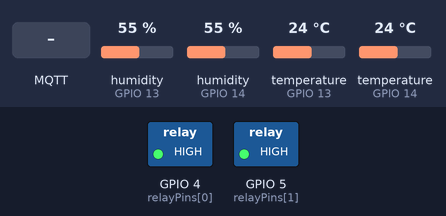
This sketch was run on a simulated ESP32. Parts: switched loads named in the sketch (green lamp = pin HIGH). The inputs (shaded band) are chosen by the test bench; at power-on: humidity (sensors on GPIO 13, GPIO 14) 55 %, temperature (sensors on GPIO 13, GPIO 14) 24 °C. WiFi joins after 1.5 s; servers stay silent unless stated; random numbers use the default seed unless the sketch sets one; no MQTT or app messages arrive unless stated; what the sketch prints to the serial monitor is not drawn.

Above: at 2.7 s.
2.8 s: MQTT message "ON" arrives on the first subscribed topic
At 3.4 s:
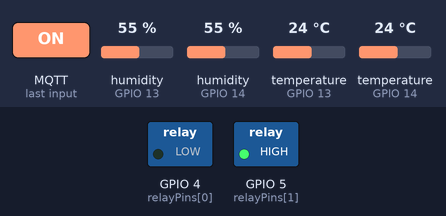
4.3 s: MQTT message "ON" arrives on the second subscribed topic
At 5.5 s:
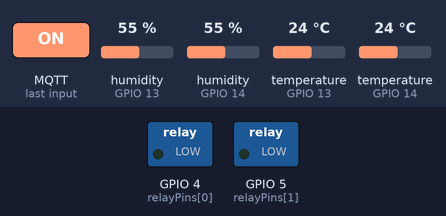
5.8 s: MQTT message "warehouse/all/auto" arrives on the first subscribed topic
At 6.9 s:
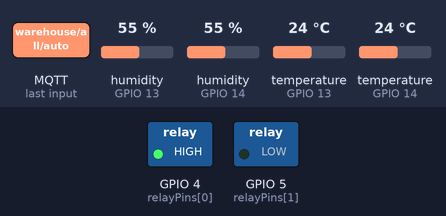
7.3 s: MQTT message "warehouse/all/auto" arrives on the second subscribed topic
At 8.1 s:
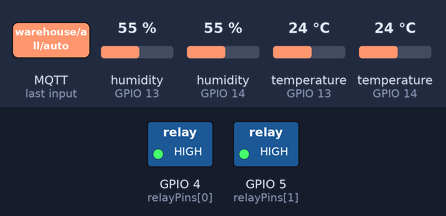
Timing chart, 0 to 9.8 s (numbered marks = the images above; inputs shaded):
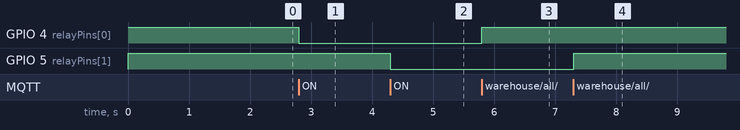

Measured:
- after the input at 2.8 s, GPIO 4 (relayPins[0]): HIGH → LOW at once
- after the input at 4.3 s, GPIO 5 (relayPins[1]): HIGH → LOW at once
- after the input at 5.8 s, GPIO 4 (relayPins[0]): LOW → HIGH at once
- after the input at 7.3 s, GPIO 5 (relayPins[1]): LOW → HIGH at once

The sketch:

esp-2.ino
```cpp
#include <WiFi.h>
#include <PubSubClient.h>
#include <DHT.h>

// ── PIN ТОДОРХОЙЛОЛТ ──
#define DHTPIN1  13
#define DHTPIN2  14
#define DHTTYPE  DHT11

DHT dht1(DHTPIN1, DHTTYPE);
DHT dht2(DHTPIN2, DHTTYPE);

// ── NETWORK ──
const char* ssid        = "TuMuR4K";
const char* password    = "dataavaach";
const char* mqtt_server = "broker.hivemq.com";

// ── RELAY / WAREHOUSE ──
const int relayPins[] = {4, 5};
const int wh_ids[]    = {3, 4};
const int numRelays   = 2;

// ── АВТО ЦИКЛ ТОХИРГОО ──
const unsigned long CYCLE_ON_MS  = 30UL * 60 * 1000;
const unsigned long CYCLE_OFF_MS =  5UL * 60 * 1000;

bool          autoCycleEnabled[2] = {false, false};
bool          cyclePhaseOn[2]     = {true,  true};
unsigned long cycleStartTime[2]   = {0, 0};

float lastTemp[2]     = {0, 0};
float lastHumidity[2] = {0, 0};

WiFiClient   espClient;
PubSubClient client(espClient);

// ──────────────────────────────────────────────
void setRelay(int i, bool on) {
  digitalWrite(relayPins[i], on ? LOW : HIGH);
}
bool getRelay(int i) {
  return digitalRead(relayPins[i]) == LOW;
}

void publishAutoStatus(int i) {
  if (!client.connected()) return;
  String base = "warehouse/" + String(wh_ids[i]);
  if (!autoCycleEnabled[i]) {
    client.publish((base + "/auto_status").c_str(), "MANUAL", true);
    return;
  }
  unsigned long elapsed = millis() - cycleStartTime[i];
  unsigned long limit   = cyclePhaseOn[i] ? CYCLE_ON_MS : CYCLE_OFF_MS;
  unsigned long remain  = elapsed < limit ? limit - elapsed : 0;
  char buf[32];
  snprintf(buf, sizeof(buf), "AUTO|%s|%lum%02lus",
    cyclePhaseOn[i] ? "ON" : "OFF",
    remain / 60000,
    (remain % 60000) / 1000
  );
  client.publish((base + "/auto_status").c_str(), buf, true);
}

void publishAllStatus() {
  client.publish("warehouse/system/esp2_status", "ONLINE", true);

  for (int i = 0; i < numRelays; i++) {
    String base = "warehouse/" + String(wh_ids[i]);
    client.publish((base + "/status").c_str(), getRelay(i) ? "ON" : "OFF", true);
    if (lastTemp[i] > 0) {
      client.publish((base + "/temp").c_str(),     String(lastTemp[i]).c_str(),     true);
      client.publish((base + "/humidity").c_str(), String(lastHumidity[i]).c_str(), true);
    }
    publishAutoStatus(i);
  }
}

void startAutoCycle(int i) {
  autoCycleEnabled[i] = true;
  cyclePhaseOn[i]     = true;
  cycleStartTime[i]   = millis();
  setRelay(i, true);
  if (client.connected()) {
    String base = "warehouse/" + String(wh_ids[i]);
    client.publish((base + "/status").c_str(), "ON", true);
    publishAutoStatus(i);
  }
  Serial.println("WH" + String(wh_ids[i]) + " AUTO START → 30min ON");
}

void stopAutoCycle(int i) {
  autoCycleEnabled[i] = false;
  if (client.connected()) publishAutoStatus(i);
  Serial.println("WH" + String(wh_ids[i]) + " AUTO STOP → MANUAL mode");
}

void handleAutoCycle(int i) {
  if (!autoCycleEnabled[i]) return;
  unsigned long elapsed = millis() - cycleStartTime[i];

  if (cyclePhaseOn[i] && elapsed >= CYCLE_ON_MS) {
    cyclePhaseOn[i]   = false;
    cycleStartTime[i] = millis();
    setRelay(i, false);
    Serial.println("WH" + String(wh_ids[i]) + " AUTO → OFF phase (5min rest)");
    if (client.connected()) {
      String base = "warehouse/" + String(wh_ids[i]);
      client.publish((base + "/status").c_str(), "OFF", true);
      publishAutoStatus(i);
    }
  } else if (!cyclePhaseOn[i] && elapsed >= CYCLE_OFF_MS) {
    cyclePhaseOn[i]   = true;
    cycleStartTime[i] = millis();
    setRelay(i, true);
    Serial.println("WH" + String(wh_ids[i]) + " AUTO → ON phase (30min)");
    if (client.connected()) {
      String base = "warehouse/" + String(wh_ids[i]);
      client.publish((base + "/status").c_str(), "ON", true);
      publishAutoStatus(i);
    }
  }
}

// ──────────────────────────────────────────────
void callback(char* topic, byte* payload, unsigned int length) {
  String message = "";
  for (unsigned int i = 0; i < length; i++) message += (char)payload[i];
  String topicStr = String(topic);
  Serial.println("[MQTT] " + topicStr + " → " + message);

  if (topicStr == "warehouse/all/auto") {
    for (int i = 0; i < numRelays; i++) {
      if (message == "ON") startAutoCycle(i);
      else                 stopAutoCycle(i);
    }
    return;
  }

  if (topicStr == "warehouse/all/control") {
    for (int i = 0; i < numRelays; i++) {
      if (autoCycleEnabled[i]) stopAutoCycle(i);
      setRelay(i, message == "ON");
    }
    publishAllStatus();
    return;
  }

  if (topicStr == "warehouse/system/request_update") {
    publishAllStatus();
    return;
  }

  for (int i = 0; i < numRelays; i++) {
    String base = "warehouse/" + String(wh_ids[i]);

    if (topicStr == base + "/auto") {
      if (message == "ON") startAutoCycle(i);
      else                 stopAutoCycle(i);
      return;
    }

    if (topicStr == base + "/control") {
      if (autoCycleEnabled[i]) stopAutoCycle(i);
      setRelay(i, message == "ON");
      client.publish((base + "/status").c_str(), message == "ON" ? "ON" : "OFF", true);
      Serial.println("WH" + String(wh_ids[i]) + " MANUAL → " + message);
    }
  }
}

// ──────────────────────────────────────────────
void setup_wifi() {
  delay(10);
  Serial.print("WiFi connecting: "); Serial.println(ssid);
  WiFi.begin(ssid, password);
  while (WiFi.status() != WL_CONNECTED) { delay(500); Serial.print("."); }
  Serial.println("\nWiFi OK — " + WiFi.localIP().toString());
}

void reconnect() {
  while (!client.connected()) {
    Serial.print("MQTT...");
    String cid = "ESP32-Node2-" + String(random(0, 9999));
    if (client.connect(cid.c_str(), "warehouse/system/esp2_status", 1, true, "OFFLINE")) {
      Serial.println(" connected!");
      client.publish("warehouse/system/esp2_status", "ONLINE", true);

      client.subscribe("warehouse/3/control");
      client.subscribe("warehouse/4/control");
      client.subscribe("warehouse/3/auto");
      client.subscribe("warehouse/4/auto");
      client.subscribe("warehouse/all/control");
      client.subscribe("warehouse/all/auto");
      client.subscribe("warehouse/system/request_update");

      publishAllStatus();
    } else {
      Serial.print(" fail rc="); Serial.println(client.state());
      delay(5000);
    }
  }
}

// ──────────────────────────────────────────────
void setup() {
  Serial.begin(115200);
  dht1.begin(); dht2.begin();

  for (int i = 0; i < numRelays; i++) {
    pinMode(relayPins[i], OUTPUT);
    setRelay(i, false);
  }

  setup_wifi();
  client.setServer(mqtt_server, 1883);
  client.setCallback(callback);
}

// ──────────────────────────────────────────────
unsigned long lastSensor  = 0;
unsigned long lastAutoLog = 0;

void loop() {
  if (!client.connected()) reconnect();
  client.loop();

  for (int i = 0; i < numRelays; i++) handleAutoCycle(i);

  if (millis() - lastSensor > 5000) {
    lastSensor = millis();

    float t1 = dht1.readTemperature(), h1 = dht1.readHumidity();
    if (!isnan(t1) && !isnan(h1)) {
      lastTemp[0] = t1; lastHumidity[0] = h1;
      client.publish("warehouse/3/temp",     String(t1).c_str(), true);
      client.publish("warehouse/3/humidity", String(h1).c_str(), true);
      Serial.println("WH3: " + String(t1) + "°C  " + String(h1) + "%");
    } else Serial.println("WH3: DHT read failed");

    float t2 = dht2.readTemperature(), h2 = dht2.readHumidity();
    if (!isnan(t2) && !isnan(h2)) {
      lastTemp[1] = t2; lastHumidity[1] = h2;
      client.publish("warehouse/4/temp",     String(t2).c_str(), true);
      client.publish("warehouse/4/humidity", String(h2).c_str(), true);
      Serial.println("WH4: " + String(t2) + "°C  " + String(h2) + "%");
    } else Serial.println("WH4: DHT read failed");
  }

  if (millis() - lastAutoLog > 60000) {
    lastAutoLog = millis();
    for (int i = 0; i < numRelays; i++) {
      if (autoCycleEnabled[i]) publishAutoStatus(i);
    }
  }
}
```
